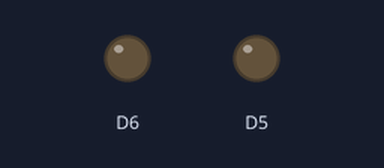
Recording of a sketch running on a simulated ESP8266 (NodeMCU). Shown: output pins drawn as LEDs (lit = HIGH).

Above: at 2.0 s.
At 4.5 s:
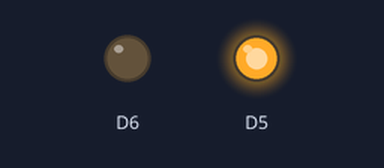
At 9.5 s:
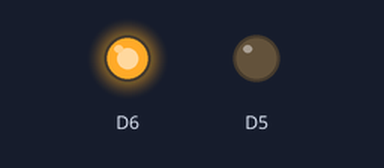
Timing chart, 0 to 13.0 s (numbered marks = the images above):
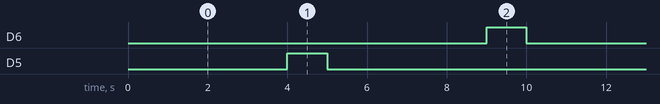

The sketch:

relay_fun.ino
```cpp
void setup()
{
  pinMode(D5,OUTPUT);
  pinMode(D6,OUTPUT);
}

void loop()
{
  digitalWrite(D5,LOW);
  digitalWrite(D6,LOW);
  delay(4000);
  digitalWrite(D5,HIGH);
  digitalWrite(D6,LOW);
  delay(1000);
  digitalWrite(D5,LOW);
  digitalWrite(D6,LOW);
  delay(4000);
  digitalWrite(D5,LOW);
  digitalWrite(D6,HIGH);
  delay(1000);
}
```

Measured:
- by itself, D6, D5: alternates HIGH for 1.0 s and LOW for 9.0 s
- by itself, everything shown: repeats every 10.0 s, in 4 steps
